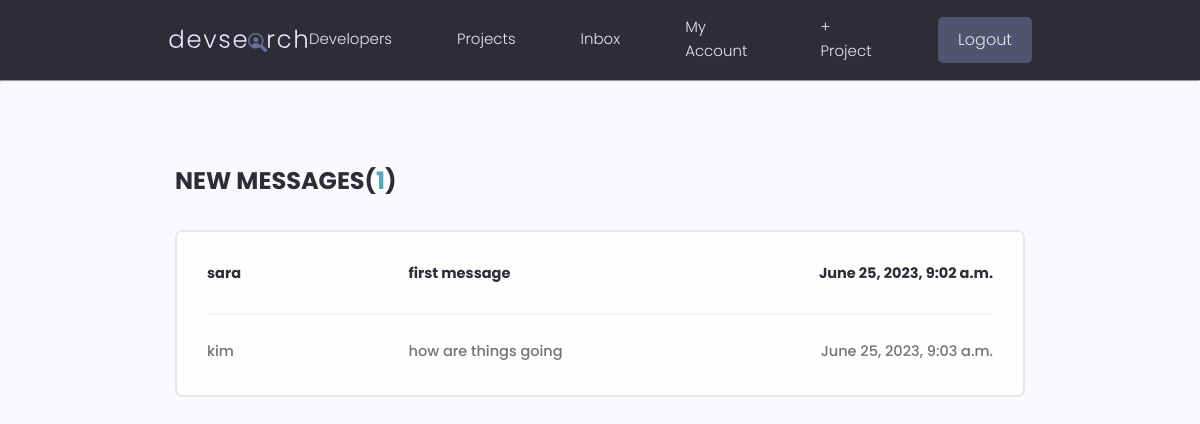
The page /inbox/ (signed in) on the database its author committed.
### users/models.py (models this page shows, shortened)
class Message(models.Model):
    sender=models.ForeignKey(Profile,on_delete=models.SET_NULL, null=True, blank=True)
    reciepient=models.ForeignKey(Profile,on_delete=models.SET_NULL, null=True, blank=True, related_name="messages")
    name=models.CharField(max_length=200, null=True,blank=True)
    email=models.EmailField(max_length=200, null=True,blank=True)
    subject=models.CharField(max_length=200, null=True,blank=True)
    body=models.TextField()
    is_read= models.BooleanField(default=False,null=True)
    created=models.DateTimeField(auto_now_add=True)
    id=models.UUIDField(default=uuid.uuid4, unique=True,primary_key=True,editable=False)
    class Meta:
        ordering =['is_read','-created']

### users/views.py (the view)
# urls.py: path('inbox/',views.inbox,name="inbox"),
@login_required(login_url='login')
def inbox(request):
    profile=request.user.profile
    messageRequests=profile.messages.all()
    unreadCount=messageRequests.filter(is_read=False).count()
    context={'messageRequests':messageRequests,
    'unreadCount':unreadCount,'profile':profile}
    return render(request,'users/inbox.html', context)

### users/templates/users/inbox.html
{% extends 'main.html'%}
{% block content %}
<main class="inbox my-xl">
    <div class="content-box">
      <h3 class="inbox__title">New Messages(<span>{{unreadCount}}</span>)</h3>
      <ul class="messages">
        {% for message in messageRequests %}
        {% if message.is_read == False %}
        <li class="message message--unread">
        {% else %}
        <li class="message message">
        {% endif%}
          <a href="{% url 'message' message.id %}">
            <span class="message__author">{{message.name}}</span>
            <span class="message__subject">{{message.subject}}</span>
            <span class="message__date">{{message.created}}</span>
          </a>
        </li>
        {% endfor %}
      </ul>
    </div>
  </main>
{% endblock content %}

### static/styles/app.css (style rules this page uses)
:root { --color-sub: #2d2d39; }
.content-box { width: 95%; max-width: 85rem; margin: 0 auto; }
.inbox { height: 90vh; }
.inbox__title, .inbox__title span { font-size: 2.4rem; font-weight: 700; color: var(--color-sub); text-transform: uppercase; text-align: left; margin-bottom: 3rem; }
.inbox__title span { color: var(--color-main); }
.messages { list-style: none; background: var(--color-white); padding: 0.5rem 3rem; border: 2px solid var(--color-light); border-radius: 0.7rem; }
.message { padding: 2.5rem 0; }
.message > a span { font-size: 1.45rem; font-weight: 500; }
.message.message--unread a span { font-weight: 700; color: var(--color-sub); }
.message:not(:last-child) { border-bottom: 2px solid var(--color-white-light); }
.message > a { display: flex; gap: 1rem; }
.message__author, .message__date { flex-basis: 25%; }
.message__subject { flex-basis: 50%; }
.message__date { text-align: right; }

### static/uikit/styles/modules/_variables.css (style rules this page uses)
:root { --color-main: #5aa5b9; --color-main-light: #e6faff; --color-sub: #3f4156; --color-sub-light: #51546e; --color-sub-lighter: #ededfd; --color-text: #737373; --color-gray: #8b8b8b; --color-light: #e5e7eb; --color-light-gray: #767676; --color-bg: #f8fafd; --color-white: #fffefd; --color-white-light: #f3f3f3; --color-success: #359e64; --color-success-bg: #def8e8; --color-error: #fc4b0b; --color-error-bg: #fff2ee; --font-base: 'Poppins', arial, helvetica, 'Segoe UI', roboto, ubuntu, sans-serif; --font-monospace: 'Fira Code', 'Courier New', courier, monospace; --font-regular: 300; --font-medium: 500; --font-bold: 700; --generic-shadow: 1px 1px 5px #00000010; --generic-transition: all 0.3s ease-in-out; }

### static/uikit/styles/modules/_base.css (style rules this page uses)
* { margin: 0; padding: 0; box-sizing: border-box; text-rendering: optimizeLegibility; color: inherit; font-size: inherit; }
html { font-size: 50%; }
@media only screen and (min-width: 480px) { html { font-size: 56.25%; } }
@media only screen and (min-width: 1200px) { html { font-size: 62.5%; } }
body { line-height: 1.6; font-weight: 400; font-size: 1.5rem; color: var(--color-text); background-color: var(--color-bg); min-height: 100vh; }

### static/uikit/styles/modules/_typography.css (style rules this page uses)
* { font-family: var(--font-base); }
h3 { font-size: 3.2rem; font-weight: var(--font-medium); }
p, span, strong { font-size: 1.6rem; color: var(--color-text); font-weight: var(--font-regular); }
a { padding-bottom: 2px; text-decoration: none; display: inline-block; color: var(--color-main); font-weight: var(--font-medium); }

### static/uikit/styles/modules/_utilities.css (style rules this page uses)
.my-xl { margin: 8rem auto; }

### rows shown on the page
Message: name "sara", subject "first message", created "June 25, 2023, 9:02 a.m."
Message: name "kim", subject "how are things going", created "June 25, 2023, 9:03 a.m."

### other values the page prints
{{ unreadCount }} "1"
